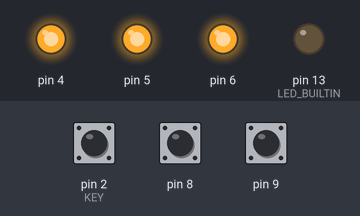
The program below on a simulated Arduino Uno, built with avr-gcc and run on an emulated ATmega328P. On the bench: output pins drawn as LEDs (lit = HIGH). The inputs (shaded band) are chosen by the test bench; at power-on: pin 2 (KEY) HIGH, pin 8 HIGH, pin 9 HIGH.

Above: at 1.2 s.
1.3 s: pin 2 (KEY) pulled LOW for 0.15 s
At 2.9 s:
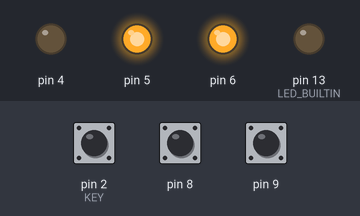
4.3 s: pin 2 (KEY) pulled LOW for 1 s
At 4.7 s:
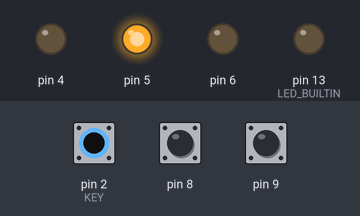
7.6 s: pin 2 (KEY) pulled LOW for 3.2 s
At 8.6 s:
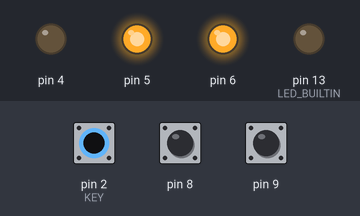
12.3 s: pin 2 (KEY) pulled LOW for 0.15 s
At 13.2 s:
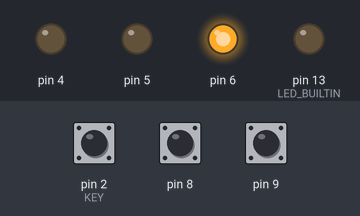
15.4 s: pin 8 pulled LOW for 0.15 s
At 17.4 s:
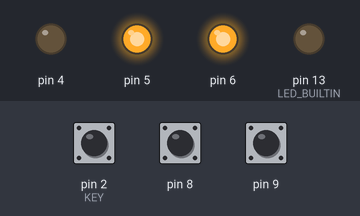
Timing chart, 0 to 19.5 s (numbered marks = the images above; inputs shaded):
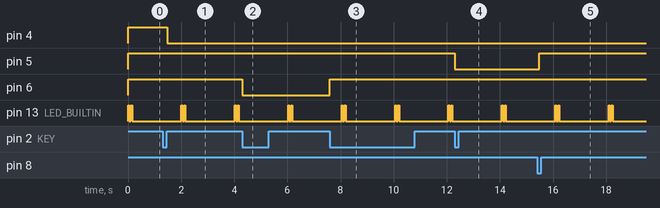

The program:

main.cpp
```cpp
#include <Arduino.h>
#include "rtos.h"
#include "travel.h"

#define KEY 2

void setup() {
  Serial.begin(9600);
  elevator.begin();

  pinMode(KEY, INPUT_PULLUP);

  xTaskCreate(TaskKey, "Key", 128, NULL, 0, NULL);
  xTaskCreate(TaskLimits, "Limits", 128, NULL, 1, NULL);
  xTaskCreate(TaskExec, "Exec", 128, NULL, 2, NULL);
  xTaskCreate(TaskBlink, "Blink", 128, NULL, 3, NULL);

  interruptSemaphore = xSemaphoreCreateBinary();
  if (interruptSemaphore != NULL) {
    attachInterrupt(digitalPinToInterrupt(KEY), interruptHandler, FALLING);
  }
}

void loop() {}
```

rtos.h
```cpp
#ifndef RTOS_H
#define RTOS_H
#include <Arduino_FreeRTOS.h>
#include <semphr.h>

extern SemaphoreHandle_t interruptSemaphore;
void TaskExec(void *pvParameters);
void TaskLimits(void *pvParameters);
void TaskBlink(void *pvParameters);
void TaskDemoRotate(void *pvParameters);

void interruptHandler();
void TaskKey(void *pvParameters);
#endif
```

travel.h
```cpp
#ifndef TRAVEL_H
#define TRAVEL_H
#include <Arduino.h>

class ElevatorState{
public:
  void begin();
  bool sleep(uint16_t &_timer);
  void uslip();
  void mainRelay();
  bool moveAllow();
  bool GeneralMove();
  bool limit();

private:
  void up();
  void down();
  void stop();
  void alarmStop();
  bool _up;
  bool _down;
  bool _stop;
  uint16_t _timer;
};

extern ElevatorState elevator;
#endif
```

rtos.cpp
```cpp
#include <Arduino.h>
#include "rtos.h"
#include "travel.h"

SemaphoreHandle_t interruptSemaphore;

void interruptHandler() {
      xSemaphoreGiveFromISR(interruptSemaphore, NULL);
}

void TaskKey(void *pvParameters){
  (void) pvParameters;
  for (;;) {
    if (xSemaphoreTake(interruptSemaphore, portMAX_DELAY) == pdPASS) {
      if(elevator.moveAllow()){
       elevator.GeneralMove();
      }
      elevator.uslip();
    }
  }
}

void TaskLimits(void *pvParameters){
  (void) pvParameters;
  for (;;){
    elevator.limit();
    vTaskDelay( 100 / portTICK_PERIOD_MS );
  }
}

void TaskExec(void *pvParameters){
  (void) pvParameters;
  for (;;){
    elevator.mainRelay();
    vTaskDelay( 500 / portTICK_PERIOD_MS );
  }
}

void TaskBlink(void *pvParameters){
  (void) pvParameters;
  pinMode(LED_BUILTIN, OUTPUT);
  for (;;){
    digitalWrite(LED_BUILTIN, HIGH);
    vTaskDelay( 45 / portTICK_PERIOD_MS );
    digitalWrite(LED_BUILTIN, LOW);
    vTaskDelay( 60 / portTICK_PERIOD_MS );
    digitalWrite(LED_BUILTIN, HIGH);
    vTaskDelay( 45 / portTICK_PERIOD_MS );
    digitalWrite(LED_BUILTIN, LOW);
    vTaskDelay( 1860 / portTICK_PERIOD_MS );
  }
}
```

travel.cpp
```cpp
#include <Arduino.h>
#include "travel.h"
#include "rtos.h"

//KEY         2             //One key
//MAINRELAY   4             //main relay
//RELAYUP     5             //relay move up
//RELAYDOWN   6             //relay move down
//SWITHTOP    8             //switch up
//SWITHBOTTOM 9             //switch bottom

#define MAINRELAYTIMER 300  //timeout all off in seconds
#define TIMEALLOWMOVE 1     //timeout press key in seconds/2

ElevatorState elevator;

void ElevatorState::begin(){
  _up = false;
  _down = true;
  _stop = true;

    DDRD |= B01110000;
    PORTD |= B01110000;
    DDRB |= B00000000;
    PORTB |= B00000011;
}
bool ElevatorState::sleep(uint16_t &_timer){
  if(_timer > 0){
    --_timer;
    return false;
  }else{
    _timer = 0;
    return true;
  }
  return true;
}

void ElevatorState::uslip(){
  _timer = MAINRELAYTIMER * 2;
}

bool ElevatorState::GeneralMove(){
  if(_stop && _down && !(PORTD & B00010000)){
    this->down();
    return true;
  }
  if(_stop && _up && !(PORTD & B00010000)){
    this->up();
    return true;
  }
  if(!_stop && !(PORTD & B00010000)){
    this->alarmStop();
    return true;
  }
  return false;
}

bool ElevatorState::limit(){
  if(!(PINB & B00000001) || !(PINB & B00000010)) {
    this->stop();
    return true;
  }
  return false;
}

bool ElevatorState::moveAllow(){
  if(((_timer + TIMEALLOWMOVE) < MAINRELAYTIMER * 2) && (_timer != 0) ){
    return true;
  }
  return false;
}

void ElevatorState::mainRelay(){
  if ( this->sleep(_timer)){
    if(!(PORTD & B00010000)){
      this->alarmStop();
      PORTD ^= B00010000;
    }
  }else{
    if(PORTD & B00010000){
      PORTD ^= B00010000;
    }
  }
}

void ElevatorState::up(){
  PORTD ^= B00100000;
  _up = false; _down = true; _stop = false;
}

void ElevatorState::down(){
  PORTD ^= B01000000;
  _up = true; _down = false; _stop = false;
}

void ElevatorState::stop(){
  if(!(PORTD & B00010000)){
    if(!(PORTD & B00100000) && !(PINB & B00000001)) { PORTD ^= B00100000; _stop = true;}
    if(!(PORTD & B01000000) && !(PINB & B00000010)) { PORTD ^= B01000000; _stop = true;}
  }
}
void ElevatorState::alarmStop(){
  if(!(PORTD & B00010000)){
    if(!(PORTD & B00100000)) { PORTD ^= B00100000; _stop = true;}
    if(!(PORTD & B01000000)) { PORTD ^= B01000000; _stop = true;}
  }
}
```

Measured:
- after the input at 1.3 s, pin 4: HIGH → LOW after 0.19 s
- after the input at 4.3 s, pin 6: HIGH → LOW at once
- after the input at 7.6 s, pin 6: LOW → HIGH at once
- after the input at 12.3 s, pin 5: HIGH → LOW at once
- after the input at 15.4 s, pin 5: LOW → HIGH after 0.09 s
- by itself, pin 13 (LED_BUILTIN): repeats every 2.0 s: LOW 0.06 s, HIGH 0.05 s, LOW 1.9 s, HIGH 0.05 s
